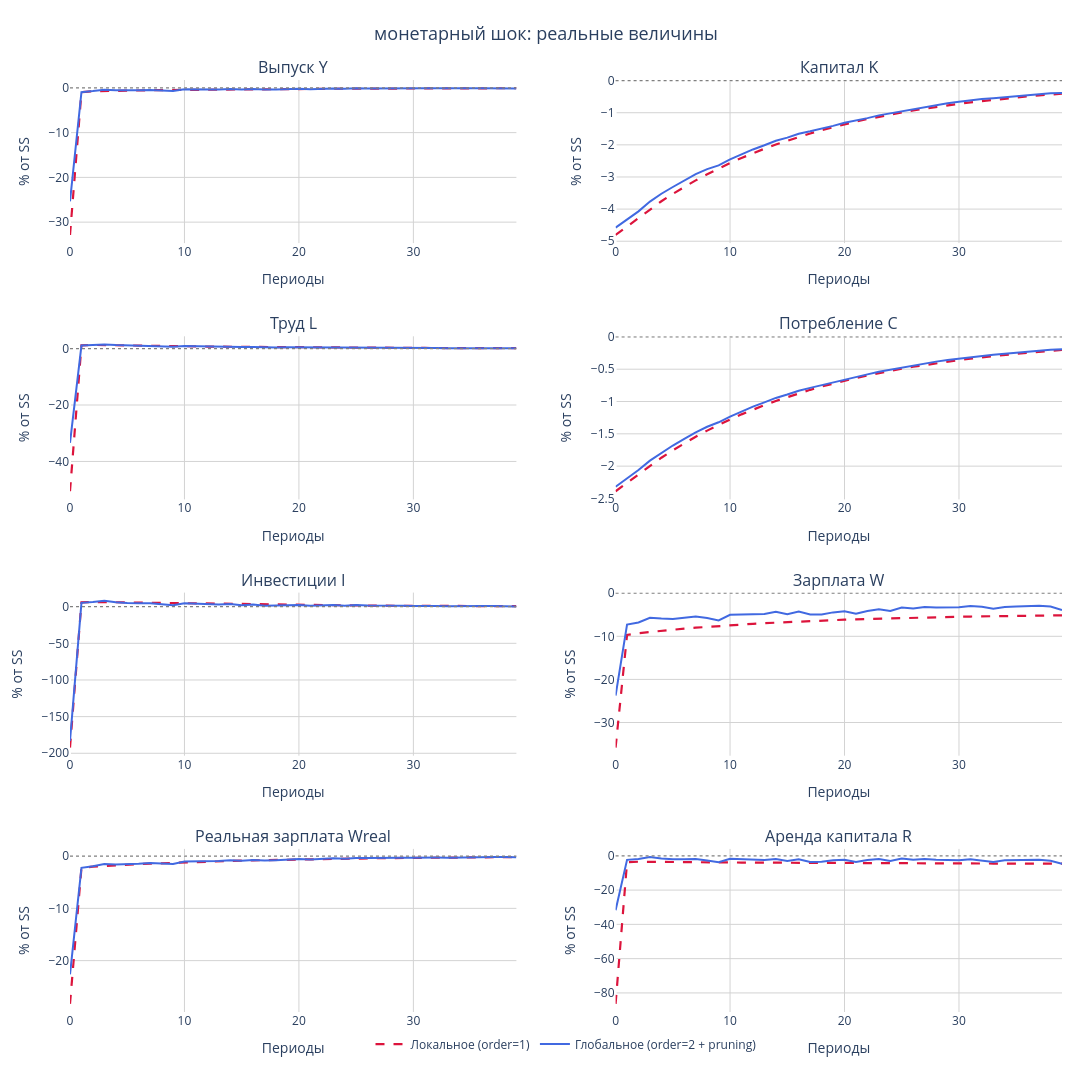
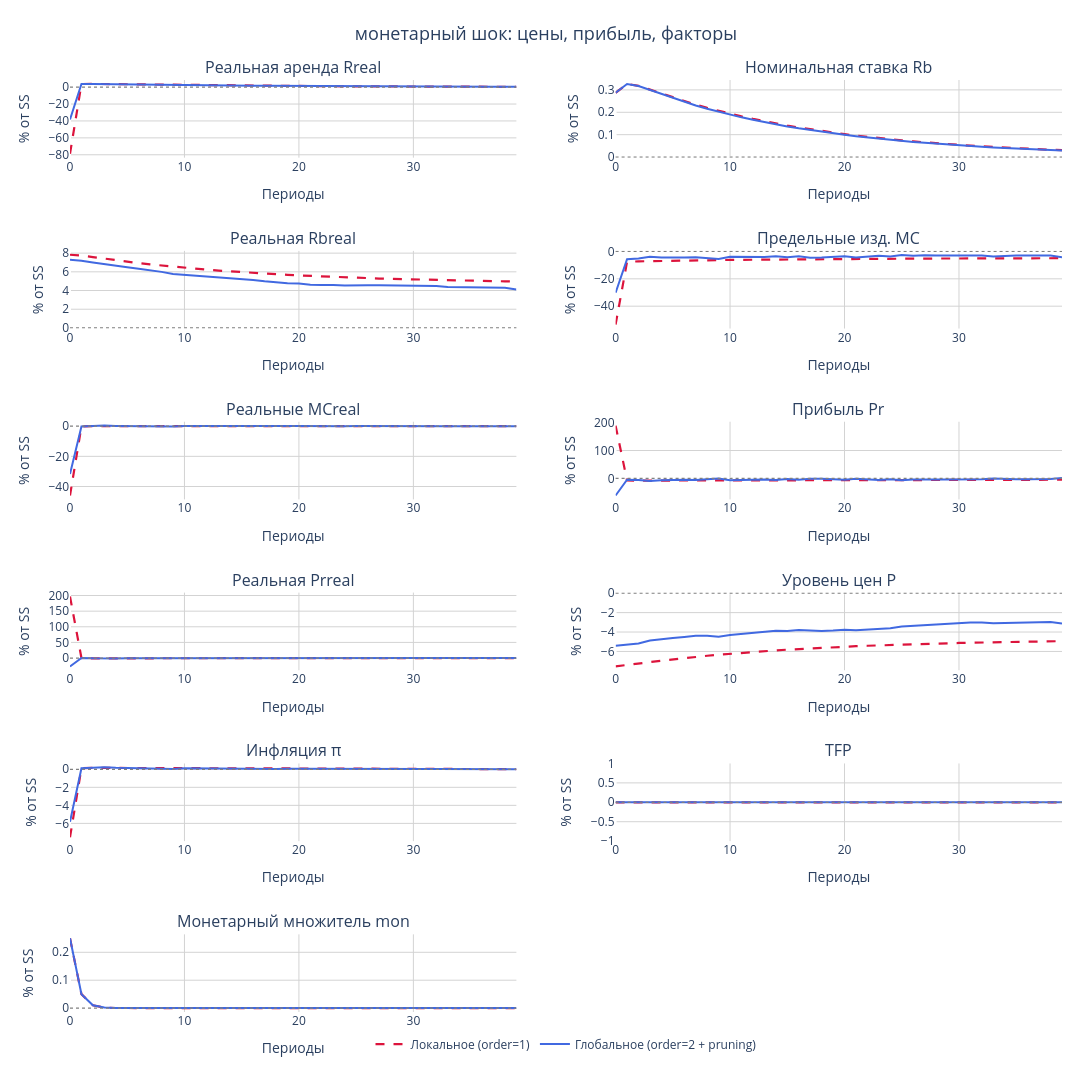

The notebook cell saved with these charts, in order:
### Markdown cell above
## Монетарный шок: сравнение локального и глобального решений

Это основной результат: при шоке `mon_shock` нелинейность модели даёт заметные поправки к линейному IRF, особенно по `Rb`, `Rbreal`, `P`, `Pr`.

### Code cell
fig_mon = plot_compare_orders(
    irfs_lin, irfs_glob,
    shock='mon_shock',
    ss=SS,
    shock_label='монетарный шок',
    save_path_template=IMG_DIR / 'compare_orders_mon.png',
)
